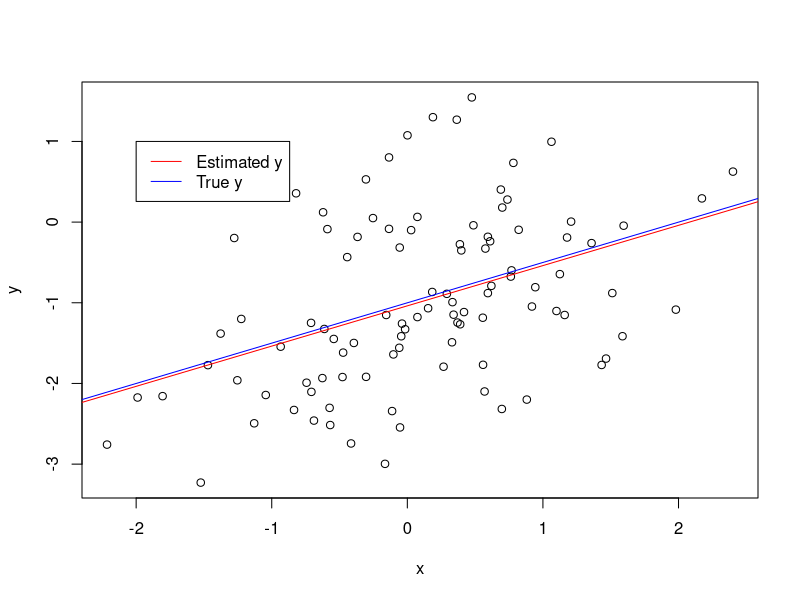
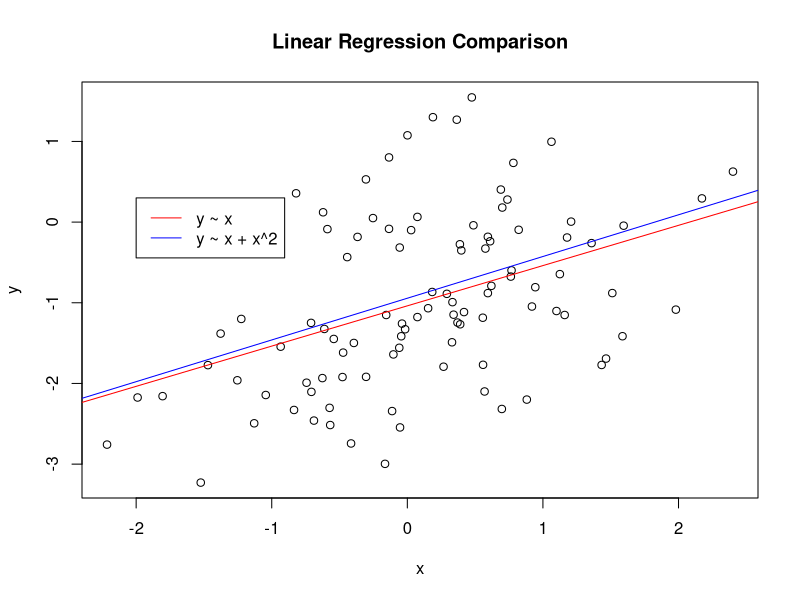
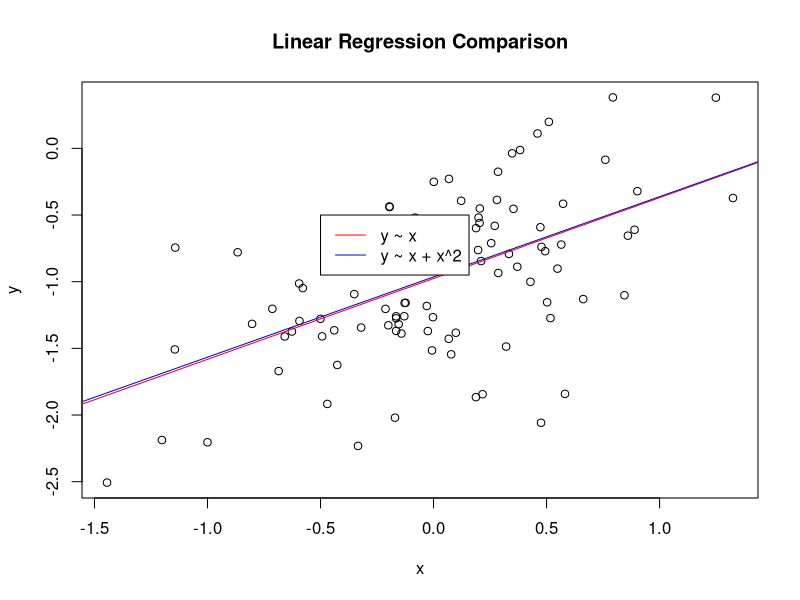
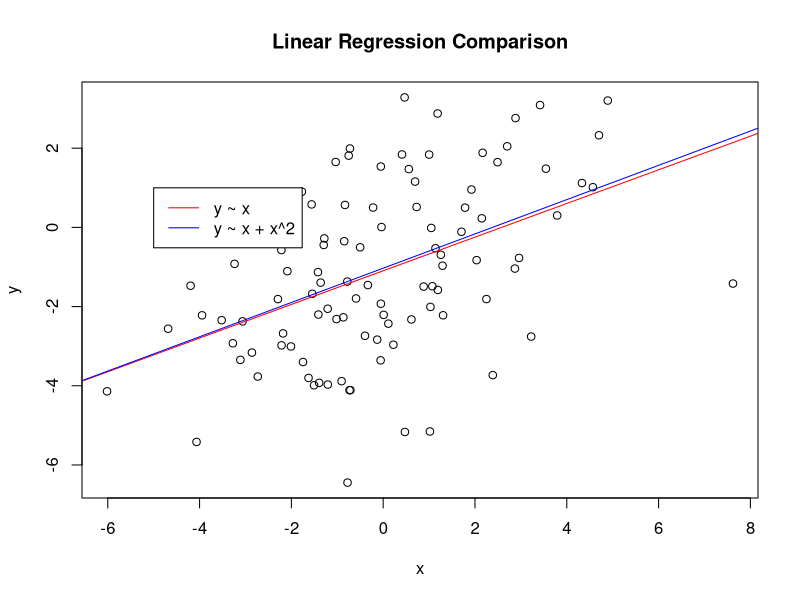

Write R code to recreate these figures, in order.
set.seed(1)

# Define functions
# ======================================================================

simulate.data = function(n, mean, sd) {
  x = rnorm(n = n, mean = mean, sd = sd)
  eps = rnorm(n = n, mean = mean, sd = sd)
  
  y = -1 + 0.5*x + eps # true f
  summary(y)
  
  return(data.frame(x, y))
}

compare.models = function(x, y, legX = -2, legY = 0) {
  # X vs Y has a positive correlation
  plot(x, y, main = "Linear Regression Comparison")
  
  # Fit least squares model
  lm.fit = lm(y ~ x) # estimated f
  print("Without quadratic term")
  print(summary(lm.fit))
  print("Confidence interval:")
  print(confint(lm.fit))
  abline(lm.fit, col = "red")
  
  print("=======================================================================")
  
  # Fit using quadratic term
  lm.fit2 = lm(y ~ x + I(x^2))
  print("With quadratic term")
  print(summary(lm.fit2))
  print("Confidence interval:")
  print(confint(lm.fit2))
  abline(lm.fit2, col = "blue")
 
  legend(legX, legY, legend = c("y ~ x", "y ~ x + x^2"), lty = c(1), col = c("red", "blue"))
}

# ======================================================================

# Compare linear regression models
data = simulate.data(n = 100, mean = 0, sd = 1)
x = data$x
y = data$y

plot(x, y)
lm.fit = lm(y ~ x)
abline(lm.fit, col = "red")
abline(-1, 0.5, col = "blue")
legend(-2, 1, legend = c("Estimated y", "True y"), lty = c(1, 1), col = c("red", "blue"))

print("Moderate noise")
compare.models(x, y, legX = -2, legY = 0.3)

# Compare models with less noise present
data = simulate.data(n = 100, mean = 0, sd = 0.5)
x = data$x
y = data$y
print("Less noise")
compare.models(x, y, -0.5, -.5)

# Compare models with more noise present
data = simulate.data(n = 100, mean = 0, sd = 2)
x = data$x
y = data$y
print("More noise")
compare.models(x, y, -5, 1)

